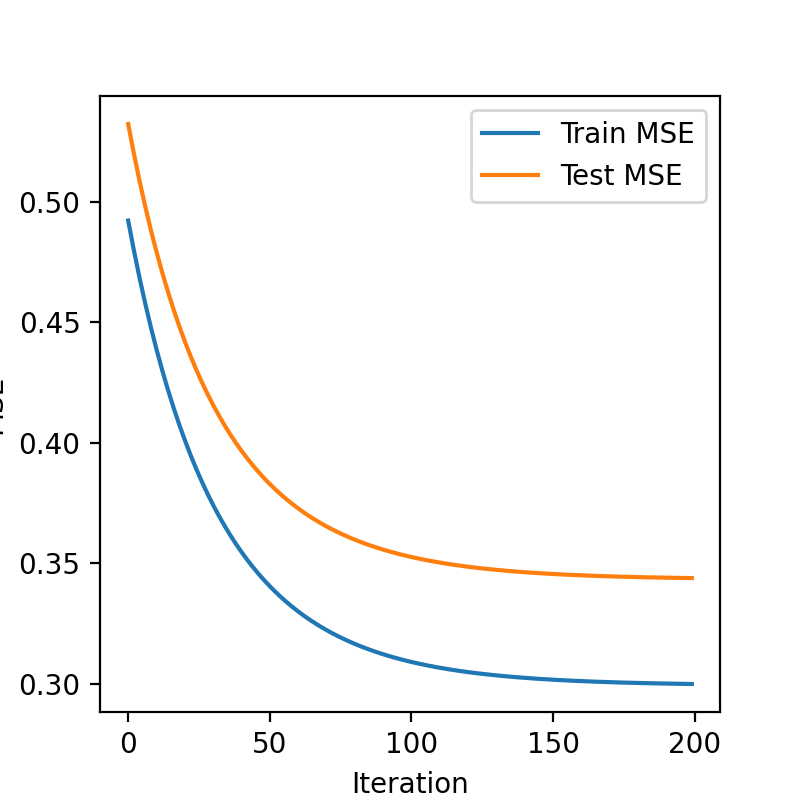

This figure's Python source:
import numpy as np
import matplotlib.pyplot as plt
from utils import load_data2, split_data, preprocess, normalize

np.random.seed(337)

def mse(X, Y, W):
	'''
	Compute mean squared error between predictions and true y values

	Args:
	X - numpy array of shape (n_samples, n_features)
	Y - numpy array of shape (n_samples, 1)
	W - numpy array of shape (n_features, 1)
	'''

	## TODO
	mse = float(np.mean((np.matmul(X,W) - Y)**2,axis=0)/2)
	## END TODO

	return mse

def ordinary_least_squares(X_train, Y_train, X_test, Y_test, lr=0.06, max_iter=2500):
	train_mses = []
	test_mses = []
	## TODO: Initialize W using using random normal 
	W = np.random.normal(size=(X_train.shape[1],1))*0.01
	## END TODO

	for i in range(max_iter):

		## TODO: Compute train and test MSE
		train_mse = mse(X_train,Y_train,W)
		test_mse = mse(X_test,Y_test,W)
		## END TODO

		train_mses.append(train_mse)
		test_mses.append(test_mse)

		## TODO: Update w and b using a single step of gradient descent
		diff = np.matmul(X_train,W) - Y_train
		gradient = (1/X_train.shape[0]) * np.matmul(np.transpose(X_train),diff)
		# gradient =  (1/X_train.shape[0]) * np.sum(X_train*diff,axis=0).reshape(W.shape[0],1)
		W = W - lr*gradient
		## END TODO

	return W, train_mses, test_mses

def ridge_regression(X_train, Y_train, X_test, Y_test, reg, lr=0.001, max_iter=200):
	'''
	reg - regularization parameter (lambda in Q2.1 c)
	'''
	train_mses = []
	test_mses = []

	## TODO: Initialize W using using random normal 
	W = np.random.normal(size=(X_train.shape[1],1))*0.001
	## END TODO

	for i in range(max_iter):

		## TODO: Compute train and test MSE
		train_mse = mse(X_train,Y_train,W) 
		test_mse = mse(X_test,Y_test,W) 
		## END TODO

		train_mses.append(train_mse)
		test_mses.append(test_mse)

		## TODO: Update w and b using a single step of gradient descent
		diff = np.matmul(X_train,W) - Y_train
		gradient = (1/X_train.shape[0]) * np.matmul(np.transpose(X_train),diff) + 2*reg*W
		W = W - lr*gradient
		## END TODO

	return W, train_mses, test_mses

def weighted_regression(X, Y, r):
	'''
	Fill up this function for problem 3.
	Use closed form expression.
	r_train is a (n,) array, where n is number of training samples
	'''

	## TODO
	R = np.diag(r)
	W = np.matmul(np.linalg.inv(np.matmul(np.matmul(X.T,R**2),X)),np.matmul(np.matmul(X.T,R**2),Y))
	## END TODO
	return W

if __name__ == '__main__':
	# Load and split data
	X, Y = load_data2('data2.csv')
	X, Y = preprocess(X, Y)
	X_train, Y_train, X_test, Y_test = split_data(X, Y)

	# W, train_mses, test_mses = ordinary_least_squares(X_train, Y_train, X_test, Y_test)
	W_ridge, train_mses, test_mses = ridge_regression(X_train, Y_train, X_test, Y_test, 10)
	# W = weighted_regression(X,Y,np.ones((X.shape[0],)))
	# print(train_mses[-1],test_mses[-1])
	# Plots
	plt.figure(figsize=(4,4))
	plt.plot(train_mses)
	plt.plot(test_mses)
	plt.legend(['Train MSE', 'Test MSE'])
	plt.xlabel('Iteration')
	plt.ylabel('MSE')
	plt.show()
